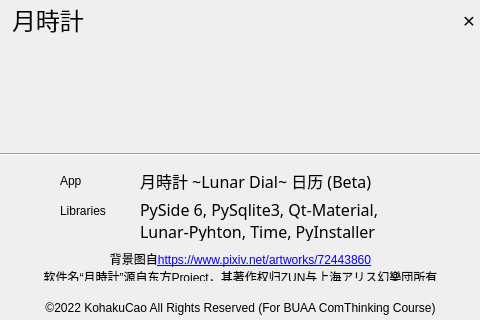
<?xml version="1.0" encoding="UTF-8"?>
<ui version="4.0">
 <class>About</class>
 <widget class="QWidget" name="About">
  <property name="geometry">
   <rect>
    <x>0</x>
    <y>0</y>
    <width>480</width>
    <height>320</height>
   </rect>
  </property>
  <property name="minimumSize">
   <size>
    <width>480</width>
    <height>320</height>
   </size>
  </property>
  <property name="maximumSize">
   <size>
    <width>480</width>
    <height>320</height>
   </size>
  </property>
  <property name="windowTitle">
   <string>关于</string>
  </property>
  <property name="windowIcon">
   <iconset resource="../Resources/resources.qrc">
    <normaloff>:/res/img/Logo1x1.png</normaloff>:/res/img/Logo1x1.png</iconset>
  </property>
  <property name="windowOpacity">
   <double>0.950000000000000</double>
  </property>
  <widget class="QWidget" name="horizontalLayoutWidget">
   <property name="geometry">
    <rect>
     <x>0</x>
     <y>40</y>
     <width>481</width>
     <height>100</height>
    </rect>
   </property>
   <layout class="QHBoxLayout" name="horizontalLayout">
    <item>
     <widget class="QLabel" name="label">
      <property name="sizePolicy">
       <sizepolicy hsizetype="Preferred" vsizetype="Preferred">
        <horstretch>0</horstretch>
        <verstretch>0</verstretch>
       </sizepolicy>
      </property>
      <property name="maximumSize">
       <size>
        <width>180</width>
        <height>96</height>
       </size>
      </property>
      <property name="text">
       <string/>
      </property>
      <property name="pixmap">
       <pixmap resource="../Resources/resources.qrc">:/res/img/Logo_dark.png</pixmap>
      </property>
      <property name="scaledContents">
       <bool>true</bool>
      </property>
     </widget>
    </item>
   </layout>
  </widget>
  <widget class="Line" name="line">
   <property name="geometry">
    <rect>
     <x>-10</x>
     <y>144</y>
     <width>501</width>
     <height>21</height>
    </rect>
   </property>
   <property name="orientation">
    <enum>Qt::Horizontal</enum>
   </property>
  </widget>
  <widget class="QLabel" name="App">
   <property name="geometry">
    <rect>
     <x>60</x>
     <y>170</y>
     <width>51</width>
     <height>21</height>
    </rect>
   </property>
   <property name="text">
    <string>App</string>
   </property>
  </widget>
  <widget class="QLabel" name="App2">
   <property name="geometry">
    <rect>
     <x>140</x>
     <y>170</y>
     <width>281</width>
     <height>21</height>
    </rect>
   </property>
   <property name="font">
    <font>
     <family>华文楷体</family>
     <pointsize>12</pointsize>
    </font>
   </property>
   <property name="text">
    <string>月時計 ~Lunar Dial~ 日历 (Beta)</string>
   </property>
  </widget>
  <widget class="QLabel" name="Lib2">
   <property name="geometry">
    <rect>
     <x>140</x>
     <y>200</y>
     <width>281</width>
     <height>41</height>
    </rect>
   </property>
   <property name="font">
    <font>
     <family>华文楷体</family>
     <pointsize>12</pointsize>
    </font>
   </property>
   <property name="text">
    <string>PySide 6, PySqlite3, Qt-Material, 
Lunar-Pyhton, Time, PyInstaller</string>
   </property>
  </widget>
  <widget class="QLabel" name="Lib">
   <property name="geometry">
    <rect>
     <x>60</x>
     <y>200</y>
     <width>61</width>
     <height>21</height>
    </rect>
   </property>
   <property name="text">
    <string>Libraries</string>
   </property>
  </widget>
  <widget class="QLabel" name="Cr">
   <property name="geometry">
    <rect>
     <x>10</x>
     <y>300</y>
     <width>461</width>
     <height>16</height>
    </rect>
   </property>
   <property name="text">
    <string>©2022 KohakuCao All Rights Reserved (For BUAA ComThinking Course)</string>
   </property>
   <property name="alignment">
    <set>Qt::AlignCenter</set>
   </property>
  </widget>
  <widget class="QWidget" name="horizontalLayoutWidget_2">
   <property name="geometry">
    <rect>
     <x>0</x>
     <y>0</y>
     <width>481</width>
     <height>41</height>
    </rect>
   </property>
   <layout class="QHBoxLayout" name="TopBar">
    <property name="spacing">
     <number>0</number>
    </property>
    <property name="leftMargin">
     <number>12</number>
    </property>
    <item alignment="Qt::AlignLeft|Qt::AlignVCenter">
     <widget class="QLabel" name="Logo">
      <property name="minimumSize">
       <size>
        <width>72</width>
        <height>36</height>
       </size>
      </property>
      <property name="maximumSize">
       <size>
        <width>72</width>
        <height>36</height>
       </size>
      </property>
      <property name="font">
       <font>
        <family>GLT-GonunneObsolete</family>
        <pointsize>18</pointsize>
       </font>
      </property>
      <property name="tabletTracking">
       <bool>false</bool>
      </property>
      <property name="autoFillBackground">
       <bool>false</bool>
      </property>
      <property name="styleSheet">
       <string notr="true"/>
      </property>
      <property name="frameShadow">
       <enum>QFrame::Plain</enum>
      </property>
      <property name="text">
       <string>月時計</string>
      </property>
      <property name="scaledContents">
       <bool>true</bool>
      </property>
      <property name="alignment">
       <set>Qt::AlignLeading|Qt::AlignLeft|Qt::AlignVCenter</set>
      </property>
     </widget>
    </item>
    <item alignment="Qt::AlignRight">
     <widget class="closeBtn" name="closeBtn">
      <property name="sizePolicy">
       <sizepolicy hsizetype="Minimum" vsizetype="Minimum">
        <horstretch>0</horstretch>
        <verstretch>0</verstretch>
       </sizepolicy>
      </property>
      <property name="minimumSize">
       <size>
        <width>24</width>
        <height>24</height>
       </size>
      </property>
      <property name="maximumSize">
       <size>
        <width>24</width>
        <height>24</height>
       </size>
      </property>
      <property name="font">
       <font>
        <pointsize>16</pointsize>
       </font>
      </property>
      <property name="cursor">
       <cursorShape>PointingHandCursor</cursorShape>
      </property>
      <property name="tabletTracking">
       <bool>true</bool>
      </property>
      <property name="styleSheet">
       <string notr="true"/>
      </property>
      <property name="text">
       <string>×</string>
      </property>
      <property name="scaledContents">
       <bool>true</bool>
      </property>
      <property name="alignment">
       <set>Qt::AlignCenter</set>
      </property>
     </widget>
    </item>
   </layout>
  </widget>
  <widget class="QLabel" name="Cr_2">
   <property name="geometry">
    <rect>
     <x>10</x>
     <y>250</y>
     <width>461</width>
     <height>31</height>
    </rect>
   </property>
   <property name="text">
    <string>背景图自&lt;a href=&quot;https://www.pixiv.net/artworks/72443860&quot;&gt;https://www.pixiv.net/artworks/72443860&lt;/a&gt;&lt;br /&gt;
软件名“月時計”源自东方Project，其著作权归ZUN与上海アリス幻樂団所有</string>
   </property>
   <property name="alignment">
    <set>Qt::AlignCenter</set>
   </property>
   <property name="openExternalLinks">
    <bool>true</bool>
   </property>
  </widget>
 </widget>
 <customwidgets>
  <customwidget>
   <class>closeBtn</class>
   <extends>QLabel</extends>
   <header location="global">View.ExtendedClasses</header>
  </customwidget>
 </customwidgets>
 <resources>
  <include location="../Resources/resources.qrc"/>
 </resources>
 <connections/>
</ui>
